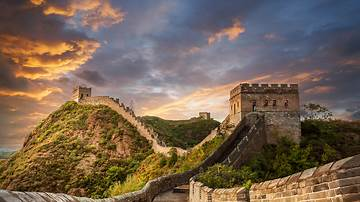
#> input picture res/sc_th.jpg, 360 x 202 px
$ python cv469_pyrMeanShiftFiltering.py
#> lines starting #> are read from the running program, lines starting #| are printed output that depends on the picture; after the words box and inside, x2 and y2 are one past the last pixel; in counts of white or black regions, pixels touching at a corner belong together
"""
1.基于均值漂移算法的图像分割
均值漂移（Mean Shfit）算法是一种通用的聚类算法，最早是 1975 年
Fukunaga 等人在一篇关于概率密度梯度函数的估计论文中提出[1]。它是一种
无参估计算法，沿着概率梯度的上升方向寻找分布的峰值。Mean Shift 算法先
算出当前点的偏移均值，移动该点到其偏移均值，然后以此为新的起始点，继续
移动，直到满足一定的条件结束。
图像分割中可以利用均值漂移算法的特性，实现彩色图像分割。在
OpenCV 中提供的函数为 pyrMeanShiftFiltering()，该函数严格来说并不
是图像分割，而是图像在色彩层面的平滑滤波，它可以中和色彩分布相近的颜色，
平滑色彩细节，侵蚀掉面积较小的颜色区域，所以在 OpenCV 中它的后缀是滤
波“Filter”，而不是分割“segment”

该函数原型如下所示：
dst = pyrMeanShiftFiltering(src, sp, sr[, dst[, maxLevel[,
termcrit]]])
 src 表示输入图像，8 位三通道的彩色图像
 dst 表示输出图像，需同输入图像具有相同的大小和类型
 sp 表示定义漂移物理空间半径的大小
 sr 表示定义漂移色彩空间半径的大小
 maxLevel 表示定义金字塔的最大层数
 termcrit 表示定义的漂移迭代终止条件，可以设置为迭代次数满足
终止，迭代目标与中心点偏差满足终止，或者两者的结合

"""

import cv2
import numpy as np
import matplotlib.pyplot as plt

def pyrMeanShiftFiltering_1():
    #读取原始图像灰度颜色
    img = cv2.imread('res/sc_th.jpg')
    spatialRad = 50 #空间窗口大小
    colorRad = 50 #色彩窗口大小
    maxPyrLevel = 2 #金字塔层数
    #图像均值漂移分割
    dst = cv2.pyrMeanShiftFiltering( img, spatialRad, colorRad, maxPyrLevel)
    #显示图像
    cv2.imshow('src', img)
    cv2.imshow('dst', dst)
    cv2.waitKey()
    cv2.destroyAllWindows()

# 为了达到更好地分割目的，借助漫水填充函数进行下一步处理
def pyrMeanShiftFiltering_2():
    # 读取原始图像灰度颜色
    img = cv2.imread('res/sc_th.jpg')
#> img is the input picture: shape (202, 360, 3); mean B, G, R 83.6, 100.3, 119.1
    # 获取图像行和列
    rows, cols = img.shape[:2]
#> rows = 202; cols = 360
    # mask 必须行和列都加 2 且必须为 uint8 单通道阵列
    mask = np.zeros([rows + 2, cols + 2], np.uint8)
    spatialRad = 50  # 空间窗口大小
    colorRad = 50  # 色彩窗口大小
    maxPyrLevel = 2  # 金字塔层数
    # 图像均值漂移分割
    dst = cv2.pyrMeanShiftFiltering(img, spatialRad, colorRad, maxPyrLevel)
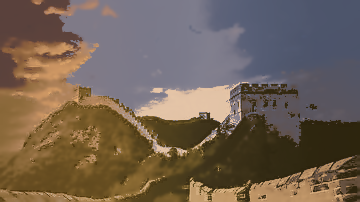
#> dst: shape (202, 360, 3); mean B, G, R 83.6, 97.6, 113.5
    # 图像漫水填充处理
    cv2.floodFill(dst, mask, (30, 30), (0, 255, 255),
                  (100, 100, 100), (50, 50, 50),
                  cv2.FLOODFILL_FIXED_RANGE)
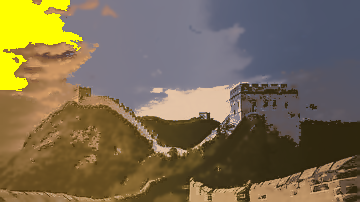
#> dst: shape (202, 360, 3); 5.18% of pixels changed, all inside (x1, y1, x2, y2) = (0, 0, 83, 91)

    #显示图像
    cv2.imshow('src', img)
    cv2.imshow('dst', dst)
    cv2.waitKey()
    cv2.destroyAllWindows()

# pyrMeanShiftFiltering_1()
pyrMeanShiftFiltering_2()

$ run again, with res/bar_rice_1.jpg copied over res/sc_th.jpg
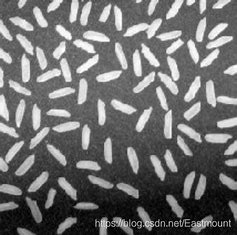
#> input picture res/bar_rice_1.jpg, 237 x 235 px
#> in pyrMeanShiftFiltering_2, img is the input picture: shape (235, 237, 3); min 0, max 255, mean 109.8
#> in pyrMeanShiftFiltering_2, `dst = cv2.pyrMeanShiftFiltering(img, spatialRad, colorRad, maxPyrLevel)`:
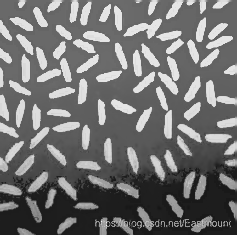
#> dst: shape (235, 237, 3); min 20, max 242, mean 112.8
#> in pyrMeanShiftFiltering_2, `cv2.floodFill(dst, mask, (30, 30), (0, 255, 255), (100, 100, 100), (50..`:
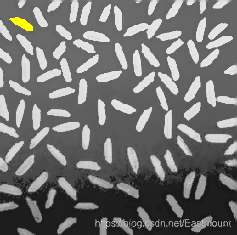
#> dst: shape (235, 237, 3); 0.31% of pixels changed, all inside (x1, y1, x2, y2) = (9, 17, 33, 31)
